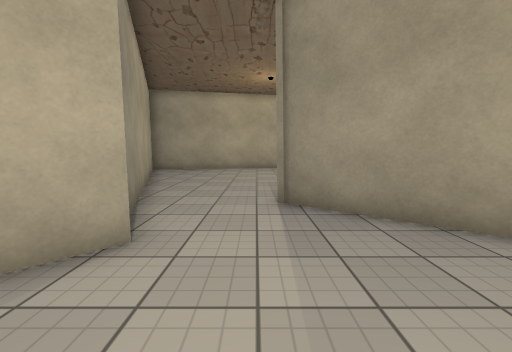
view 1 (above)

17 first-person views from a walk through a Unity game level. The camera is 1.3 m above the floor, tilts 6° down and sees 90° across. The floor is counted in squares, 1 m on a side. Each view is taken from the middle of a square. On the plan, view 1 faces up. The plan holds only what a view shows up to about 13 squares ahead; the rest is blank. The place goes on beyond the plan. The player character is not drawn. Some surface patterns are stand-ins.

view 2
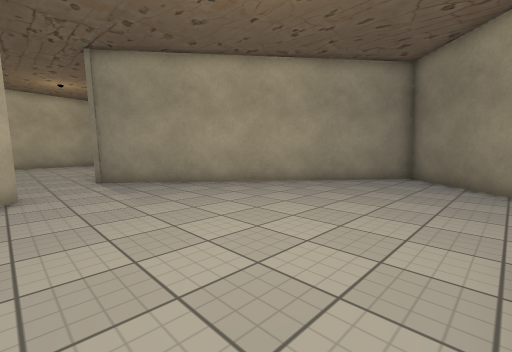

view 3
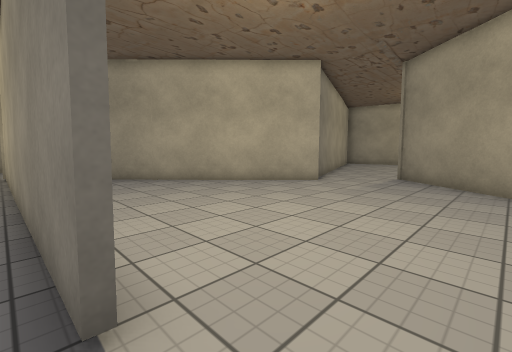

view 4
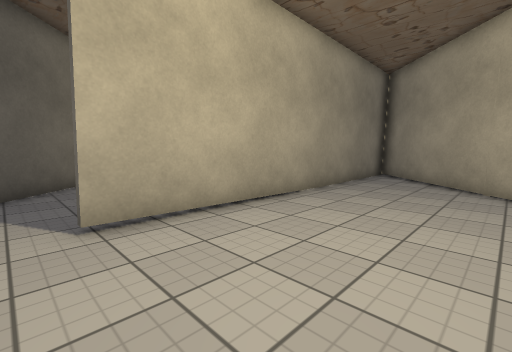

view 5
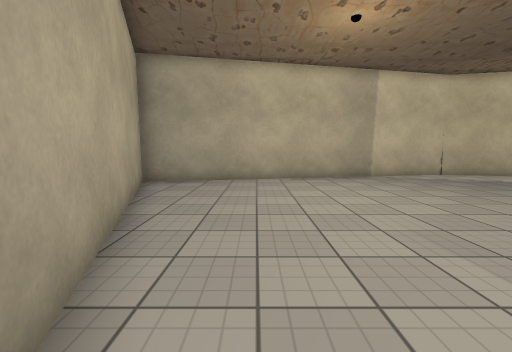

view 6
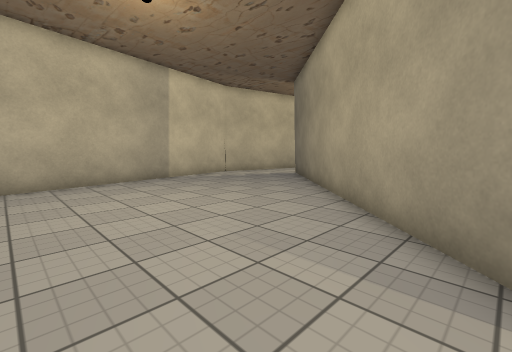

view 7
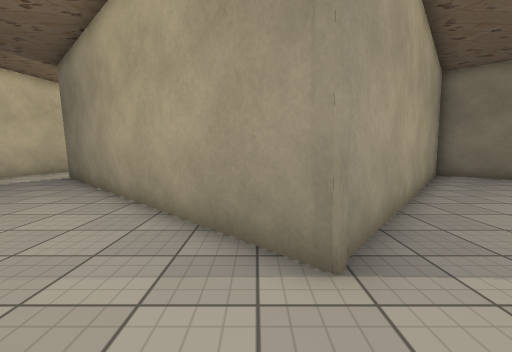

view 8
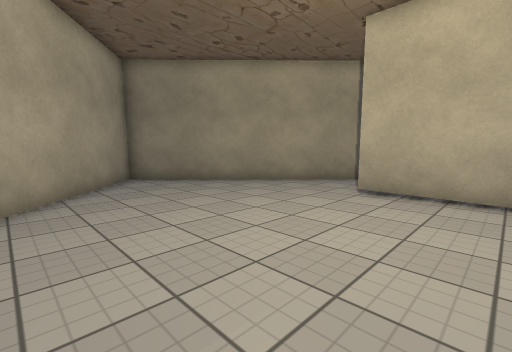

view 9
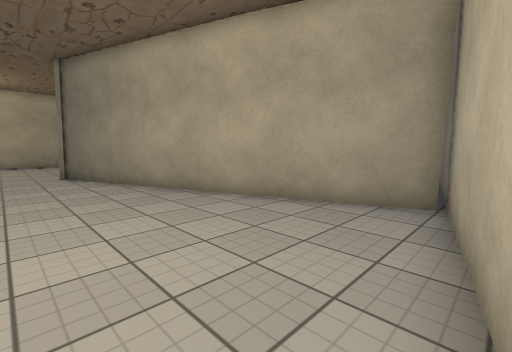

view 10
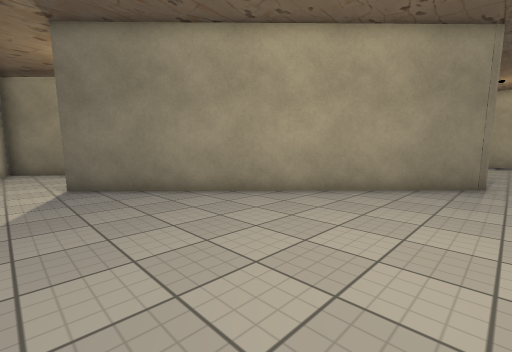

view 11
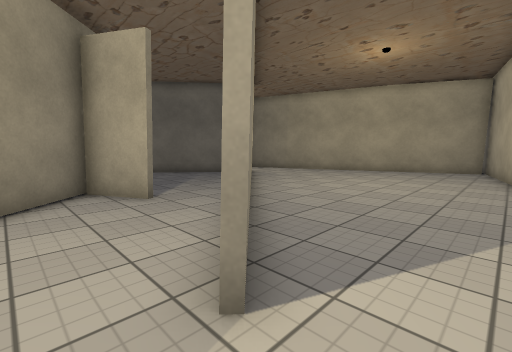

view 12
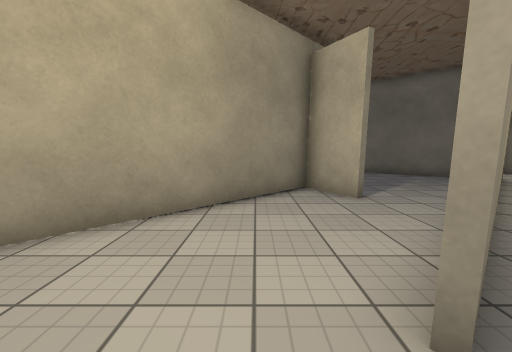

view 13
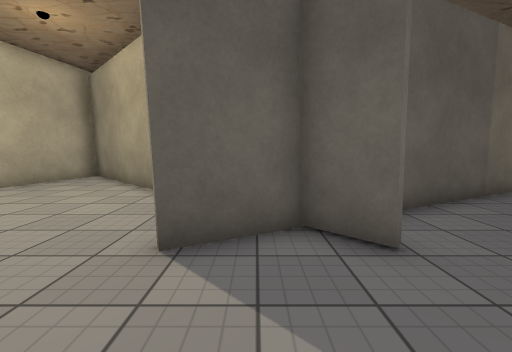

view 14
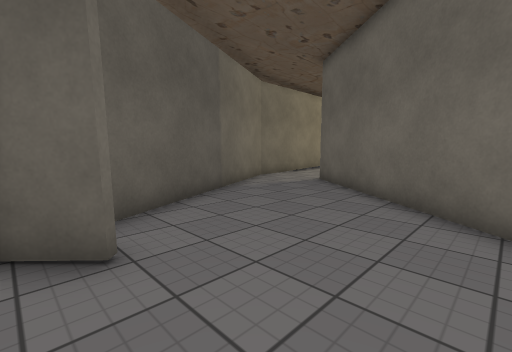

view 15
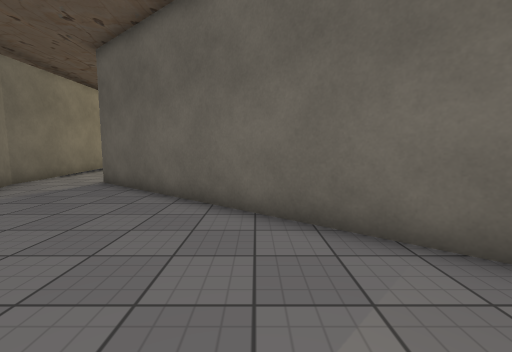

view 16
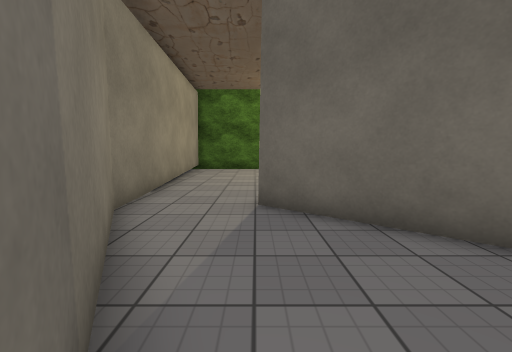

view 17
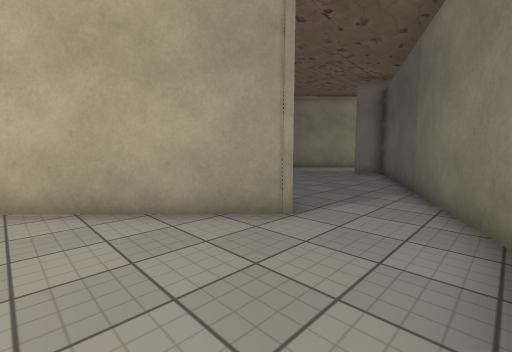

### Floor plan
Ten units are one square. View 1 is at (0, 0); x grows to the right and y downward. Boxes are objects, and circles mark ways between rooms. Rooms are numbered by the first view taken in them; rooms with no view inside come last. Other rooms are left out.
<svg viewBox="-112 -194 291 265">
<path fill="none" stroke="#000" d="M-17 -36 -107 57 23 55M61 66 106 19 6 -62M6 -62 98 -157M-65 -160 -20 -36M112 -181 72 -189 -62 -161M83 -104 93 -83M92 -82 81 -104M81 -72 174 -168 135 -176M129 -8 93 -79M20 -53 109 19M109 19 68 61M144 66 140 14 129 -8"/>
<circle cx="-5" cy="-55" r="3" fill="#2a7"/>
<circle cx="108" cy="-155" r="3" fill="#2a7"/>
<circle cx="50" cy="-78" r="3" fill="#2a7"/>
<circle cx="113" cy="0" r="3" fill="#2a7"/>
<text x="10" y="20">1</text>
<text x="20" y="-130">2</text>
<text x="100" y="-130">3</text>
<text x="80" y="-40">4</text>
<text x="120" y="40">5</text>
</svg>
Room 1 opens to room 2. Room 2 opens to room 3. Room 3 opens to room 4. Room 4 opens to room 5.

Where each view was taken, in squares from view 1:
view 1: 0 up, 0 right, facing up
view 2: 5 down, 2 left, facing up-right
view 3: 6 down, 4 right, facing up-left
view 4: 1 down, 3 right, facing down-left
view 5: 6 up, 2 left, facing up
view 6: 7 up, 2 left, facing up-right
view 7: 7 up, 2 left, facing right
view 8: 2 up, 1 left, facing down-right
view 9: 17 up, 0 right, facing down-left
view 10: 17 up, 0 right, facing down-right
view 11: 17 up, 11 right, facing down-left
view 12: 17 up, 11 right, facing down
view 13: 9 up, 5 right, facing right
view 14: 8 up, 5 right, facing down-right
view 15: 8 up, 5 right, facing down
view 16: 4 up, 11 right, facing down
view 17: 6 down, 14 right, facing up-left
